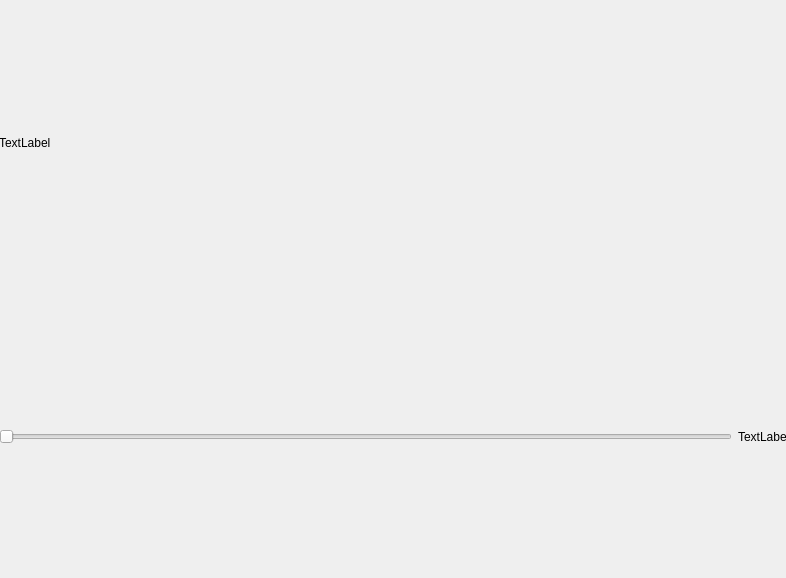
<?xml version="1.0" encoding="UTF-8"?>
<ui version="4.0">
 <class>Dialog</class>
 <widget class="QDialog" name="Dialog">
  <property name="geometry">
   <rect>
    <x>0</x>
    <y>0</y>
    <width>786</width>
    <height>578</height>
   </rect>
  </property>
  <property name="windowTitle">
   <string>Dialog</string>
  </property>
  <widget class="QWidget" name="verticalLayoutWidget">
   <property name="geometry">
    <rect>
     <x>-1</x>
     <y>-1</y>
     <width>791</width>
     <height>581</height>
    </rect>
   </property>
   <layout class="QVBoxLayout" name="verticalLayout">
    <item>
     <widget class="QLabel" name="label">
      <property name="text">
       <string>TextLabel</string>
      </property>
     </widget>
    </item>
    <item>
     <layout class="QVBoxLayout" name="verticalLayout_2">
      <item>
       <layout class="QHBoxLayout" name="horizontalLayout">
        <item>
         <layout class="QHBoxLayout" name="horizontalLayout_4">
          <item>
           <widget class="QSlider" name="horizontalSlider">
            <property name="orientation">
             <enum>Qt::Horizontal</enum>
            </property>
           </widget>
          </item>
          <item>
           <widget class="QLabel" name="label_2">
            <property name="text">
             <string>TextLabel</string>
            </property>
           </widget>
          </item>
         </layout>
        </item>
       </layout>
      </item>
     </layout>
    </item>
   </layout>
  </widget>
 </widget>
 <resources/>
 <connections/>
</ui>
